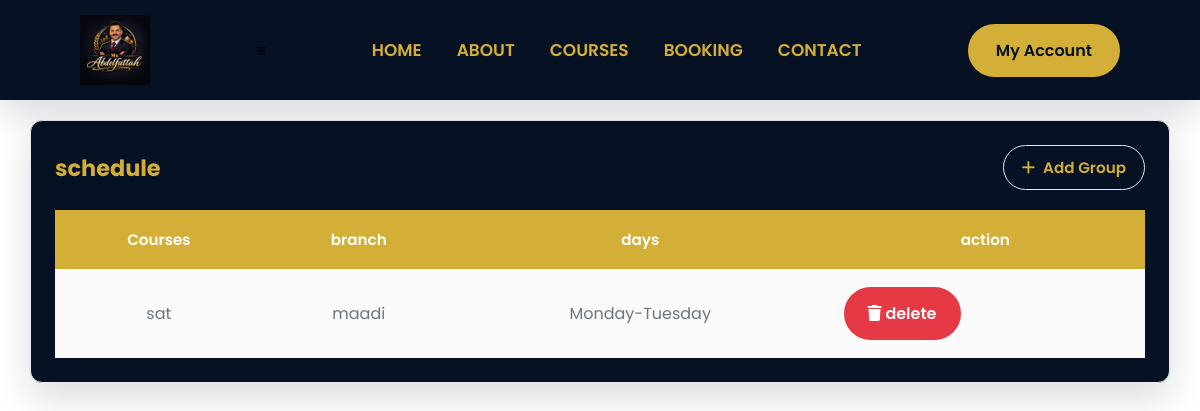
The app's page /admin/schedule (signed in), older data.
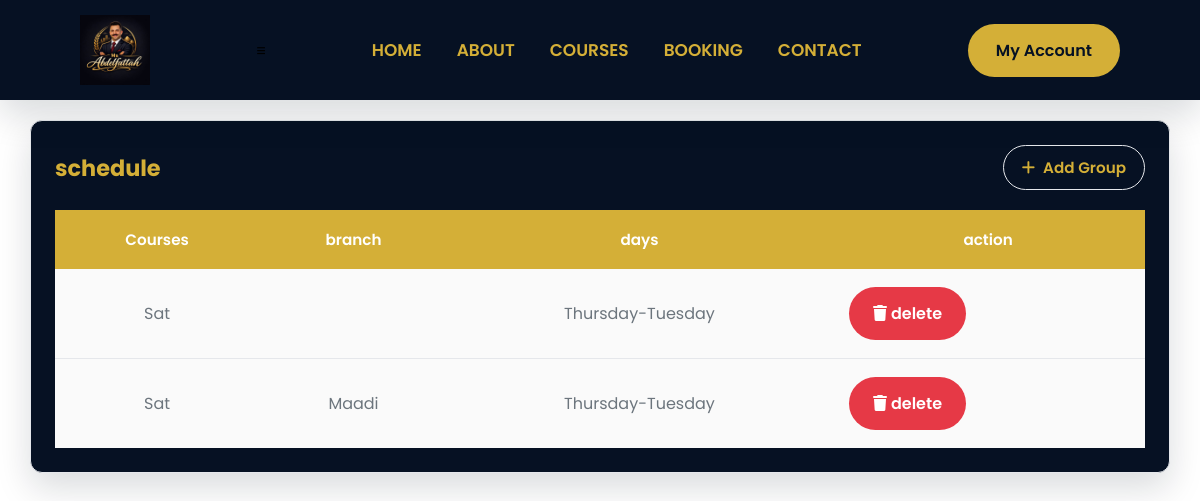
The same page, newer data.
### models/schedaule.py (models this page shows)
class Schedule(db.Model):
    __tablename__ ="schedule"
    id = db.Column(db.Integer, primary_key=True)
    course_id = db.Column(db.Integer, db.ForeignKey("course.id"), nullable=False )
    branch_id = db.Column(db.Integer, db.ForeignKey("branches.id"), nullable=True )
    day1 = db.Column(db.String(20), nullable=False)
    day2 = db.Column(db.String(20), nullable=False)
    time1 = db.Column(db.String(20), nullable=False)
    time2 = db.Column(db.String(20), nullable=False)
    level = db.Column(db.String(30), nullable=False)
    mode = db.Column(db.String(20), nullable=False)
    course = db.relationship("Course", backref="schedule")

### models/course.py (models this page shows)
class Course(db.Model):
    id = db.Column(db.Integer, primary_key=True)
    title = db.Column(db.String(150), nullable=False)
    description = db.Column(db.Text, nullable=False)
    course_type = db.Column(db.String(20), nullable=False)
    image = db.Column(db.String(255), nullable=True)
    is_active = db.Column(db.Boolean, default=True)

### models/branch.py (models this page shows)
class Branch(db.Model):
    __tablename__ = "branches"
    id = db.Column(db.Integer, primary_key=True)
    name = db.Column(db.String(100), nullable=True ,unique=True)
    schedule = db.relationship("Schedule", backref="branch", lazy=True, cascade="all,delete")

### routes/scheddules.py (the view)
@schedule.route("/admin/schedule")
@admin_required
@login_required
def show_schedules():
    schedules = Schedule.query.all()
    print(schedules)
    return render_template("admin/schedules.html" , schedule=schedules, name="Groups")

### file.py (called while the page is built)
@login_manager.user_loader
def load_user(user_id):
    return db.session.get(User, int(user_id))

### templates/admin/schedules.html
{% extends "base.html" %}
{% block body %}
<div class="admin-container">
    <div class="card-admin">
        <div class="card-header">
            <h2 class="card-title">schedule</h2>
            <a href="/admin/add-group" class="btn-admin outline-btn">
                <i class="fa-solid fa-plus"></i>
                Add Group
            </a>
        </div>
        <div class="card-body">
            <div class="table=container">
                <table class="admin-table">
                    <thead>
                        <tr>
                         <th>Courses</th>
                         <th>branch </th>
                         <th> days </th>
                         <th> action</th>
                    </thead>
                    <tbody>
                        {%for schedule in schedule%}
                         <tr>
                          <td>{{ schedule.course.title }}</td>
                          <td>{{ schedule.branch.name }}</td>
                          <td>{{schedule.day1}}-{{schedule.day2}}</td>
                            <td>
                                <div class="table-action">
                                     <a href="{{ url_for('schedule.delete_schedule', schedule_id=schedule.id)}}" class="btn btn-danger btn-lg">
                                        <i class="fa-solid fa-trash"></i>
                                        delete
                                     </a>
                                </div>
                            </td>
                         </tr>
                        {%endfor%}
                    </tbody>
                </table>
            </div>
        </div>
    </div>
</div>
{%endblock%}

Row changes from the older to the newer data that the page shows:
changed Schedule (number 1 of 2 on the later page): course "sat" → "Sat"; day1 "Monday" → "Thursday"; branch.name "maadi" → (not shown)
added Schedule: course "Sat", branch.name "Maadi", day1 "Thursday", day2 "Tuesday"
